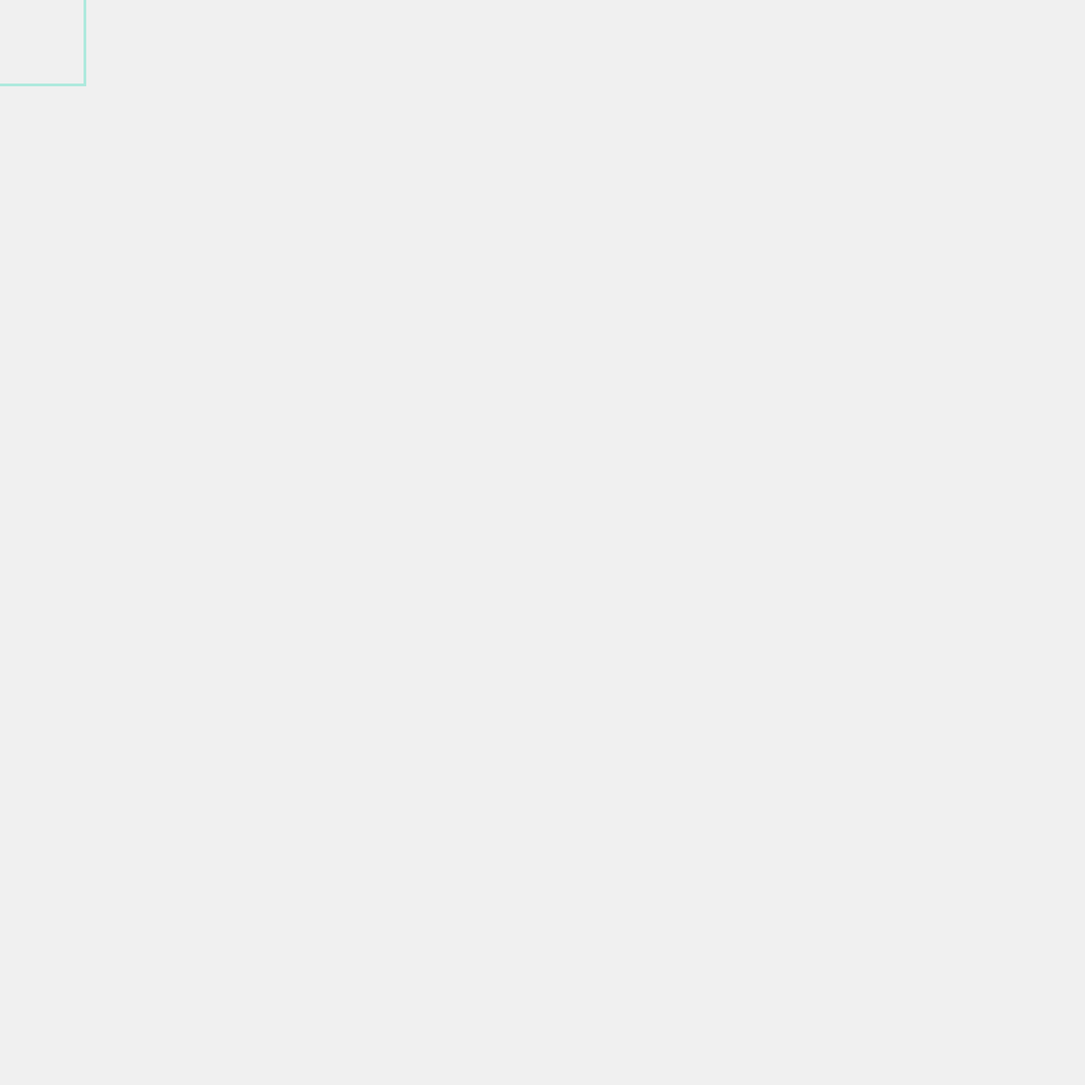
Frame 1 (no input)
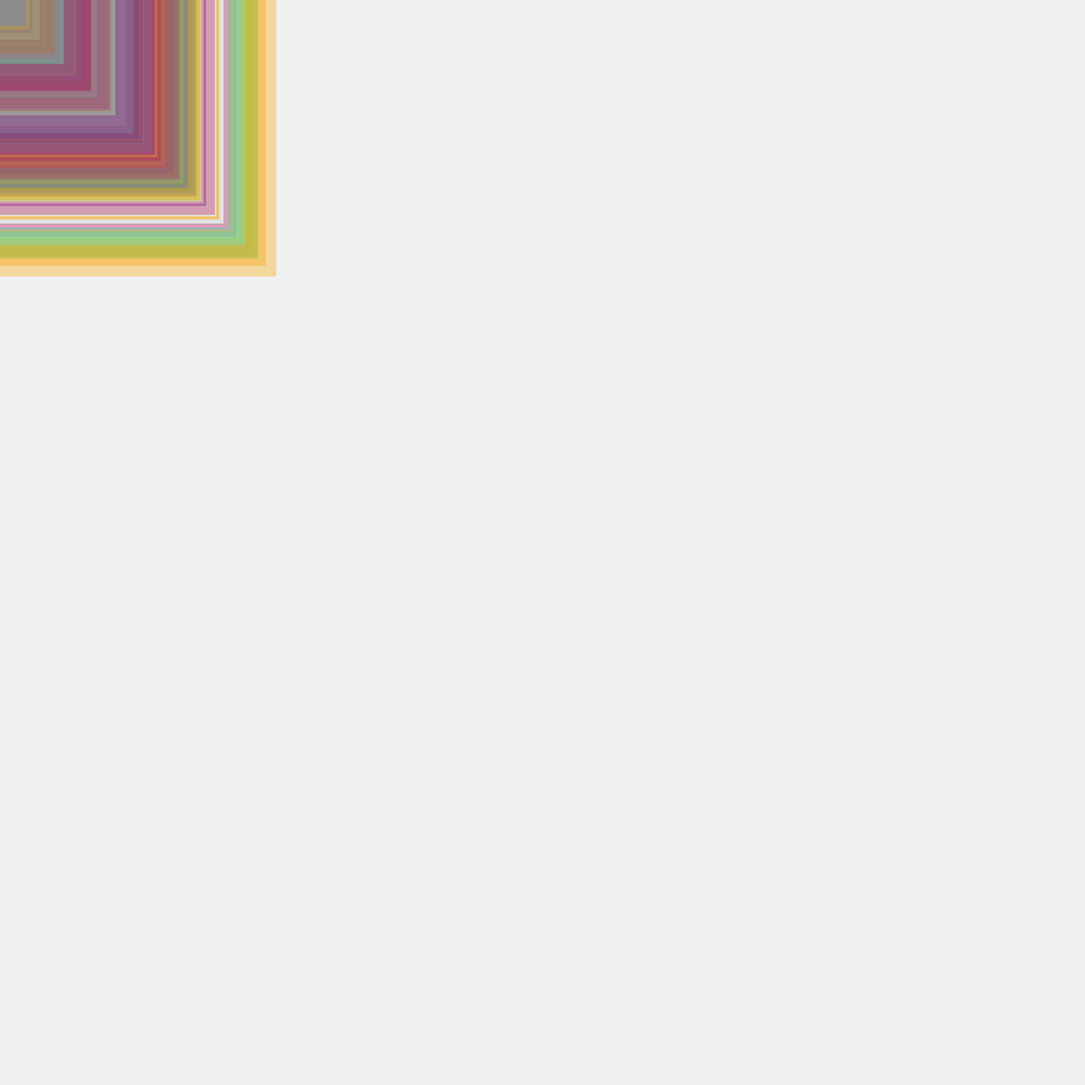
Frame 60 (the mouse pressed at the canvas centre just before this capture)
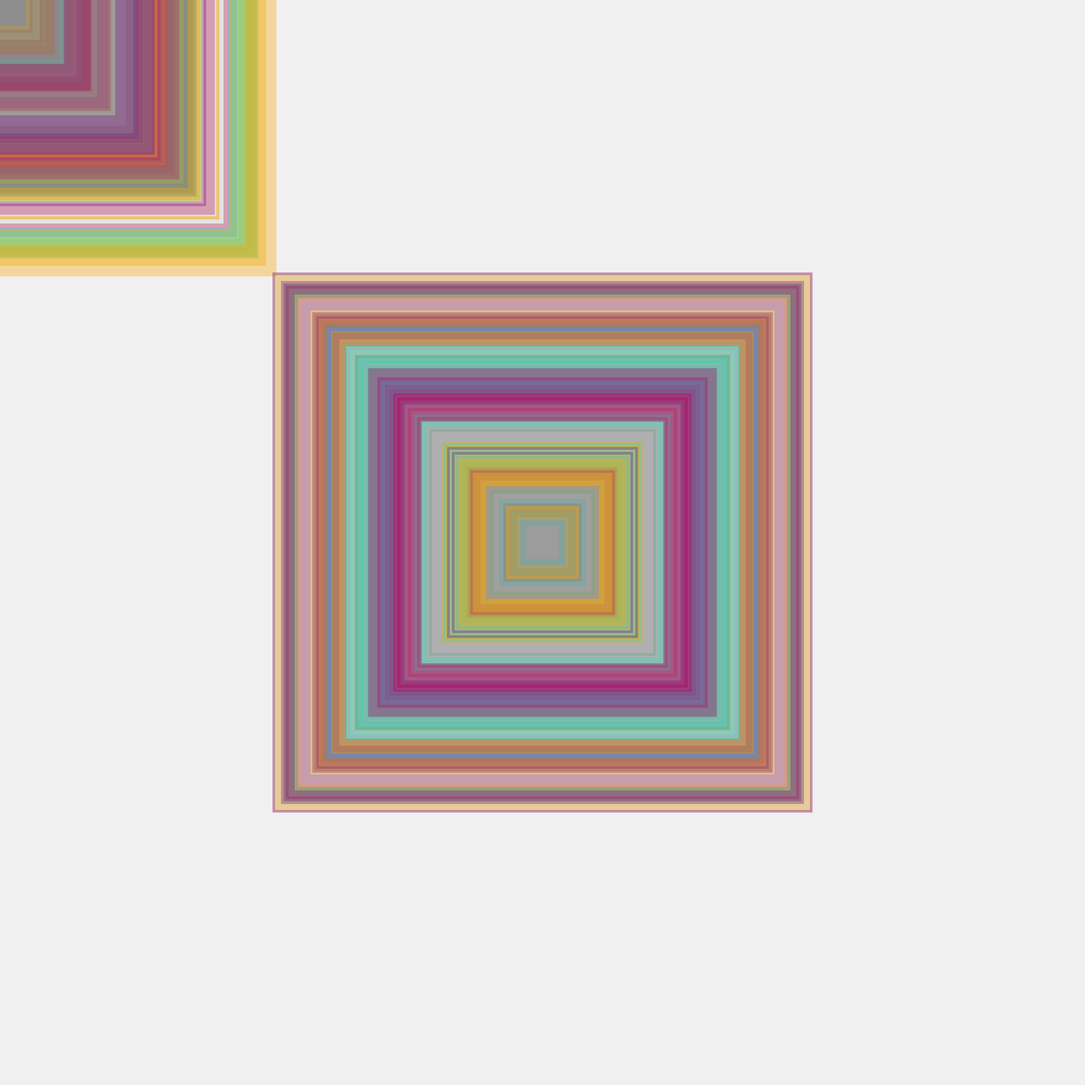
Frame 120 (the mouse held since frame 60 and released just before this capture)

The Processing sketch that drew these frames (run headless with seeded random() and noise(); from frame 60 on, the mouse is pressed at the canvas centre):

// Processing sketch: IntrovertExtrovert
// ── IntrovertExtrovert.pde
RandomColor[] colors=new RandomColor[6];

int [] randStrokeWeight = {5,25,50,100};
RandomStroke[] strokes=new RandomStroke[6];
float squareSize = 100;
float radius = 100;
void setup() 
{
  size(2000, 2000);
  background(240);
  rectMode(CENTER);
  strokeCap(SQUARE);
  ellipseMode(CENTER);
  
  //Not using Loops as color values are rather different and do not follow a pattern in difference.
  
  colors[0]=new RandomColor(0,0,0,50);//black
  colors[1]=new RandomColor(0,140,250,70);//blue
  colors[2]=new RandomColor(11,102,35,80);//forest green
  colors[3]=new RandomColor (255,255,255,100);//white
  colors[4]=new RandomColor(255,255,0,100);//yellow

  strokes[0]=new RandomStroke(124,17,126,90);//new purple
  strokes[1]=new RandomStroke(180,30,90,90);//magenta
  strokes[2]=new RandomStroke(52,222,187,90);//teal
  strokes[3]=new RandomStroke(249,166,2,90);//gold
  
  
}
void draw() 
{
  //how come the circles cant keep drawing over and over again while the mouse is pressed? upon mouse released it goes back to randomly sized squares.... 
  strokeWeight(0);
  if(mouseButton==RIGHT)
  {
    frameRate(4);
    //growing ellipse on holding mouse
    if(mousePressed)
    {
      noStroke();
      int i=(int)random(0,5);
      int j=(int)random(0,100);
      //adding stroke with a probability of appearing 1 in 5 times
      if(j>20)
      {
        colors[i].display();
      }
      else
      {
        stroke(0,50);
      }
      ellipse(mouseX, mouseY, radius, radius); 
       radius += 3;
    }
    else//function that will execute when mouse is released
    {
      mouseReleased();
    }
  }
  else
  {
      frameRate(4);
      int j=(int)random(0,4);
      strokes[j].display();
      int i=(int)random((randStrokeWeight.length-1));
      int k=(int)random(0,100);
      //having a file with a probability of appearing 1 in 5 times
      if(k>20)
      {
        noFill();
      }
      else
      {
        fill(127.5, 127.5, 127.5, 30);
      }
      strokeWeight(randStrokeWeight[i]);
      squareSize=random(100, 1000);
      rect(mouseX, mouseY, squareSize, squareSize);
  }
}
//DRAWS CIRCLEs WITH RADIUS 100 WHEN MOUSE IS RELEASED IN CASE OF RIGHT MOUSE RELEASE- A
void mouseReleased()
{
  noStroke();
  int i=(int)random(0,4);
  int j=(int)random(0,100);
  if(j>20)
  {
    colors[i].display();
  }
  else
  {
    stroke(0,50);
  }
  radius=random(100,1000);//RANDOMIZING THE CIRCLE SIZE BETWEEN 100 AND 1000 - A
  ellipse(mouseX, mouseY, radius, radius);
 }
//class for random colors
//PLEASE DO NOT CHANGE ANYTHING BEYOND THIS LINE - A
class RandomColor
{
  int r;
  int g;
  int b;
  int op;
  //constructor
  RandomColor(int red, int green, int blue, int opacity)
  {
    r=red;
    g=green;
    b=blue;
    op=opacity;
  }
  //method for fill
  void display()
  {
    fill(r,g,b,op);
  }
}
//class for Random Srokes
class RandomStroke
{
  int r;
  int g;
  int b;
  int op;
  //constructor
  RandomStroke(int red, int green, int blue, int opacity)
  {
    r=red;
    g=green;
    b=blue;
    op=opacity;
  }
  //method for stroke
 void display()
  {
    stroke(r,g,b,op);
  }
}
